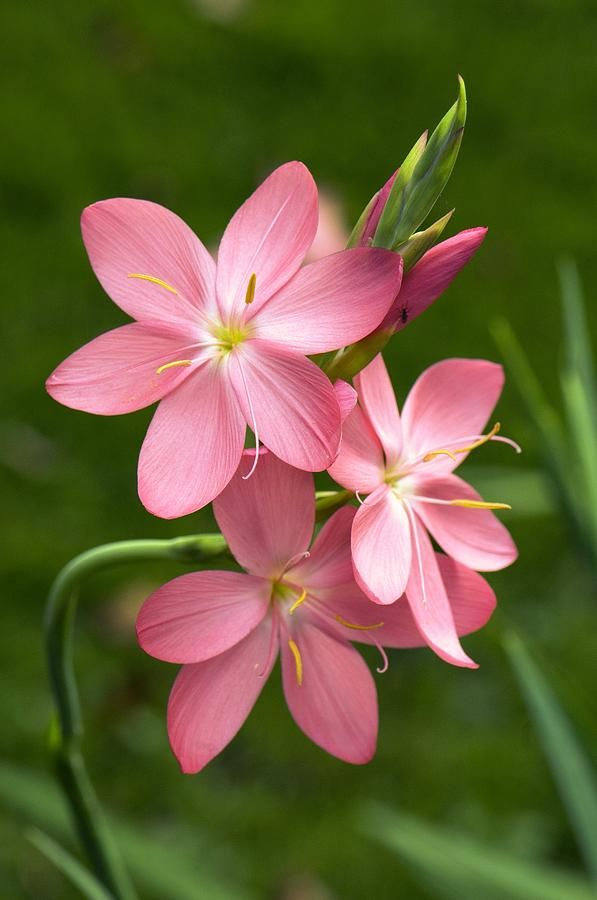
#> input picture images/flowers.jpg, 597 x 900 px, found by its file name
$ jupyter execute GLCM.ipynb
#> lines starting #> are read from the running program, lines starting #| are printed output that depends on the picture
[cell 1]
import cv2
import numpy as np

# Function to compute the Gray Level Co-occurrence Matrix (GLCM)
def glcm(angle, image):
    rows = image.shape[0]
    cols = image.shape[1]
    dimension = np.max(image) + 1
    comatrix = np.zeros((dimension, dimension), dtype=np.uint8)

    print("Rows and Columns in co-occurrence matrix = ", dimension, "\n")
    print("Original image :-\n", image, "\n")

    if angle == 0:
        for a in range(0, rows):
            for b in range(0, cols - 1):
                x = image[a][b]
                y = image[a][b + 1]
                comatrix[x][y] += 1

    if angle == 90:
        for a in range(0, cols):
            for b in range(rows - 1, 0, -1):
                x = image[b][a]
                y = image[b - 1][a]
                comatrix[x][y] += 1

    if angle == 45:
        for a in range(0, rows):
            for b in range(0, cols):
                if a - 1 >= 0 and b + 1 < cols:
                    x = image[a][b]
                    y = image[a - 1][b + 1]
                    comatrix[x][y] += 1

    if angle == 135:
        for a in range(0, rows):
            for b in range(0, cols):
                if a - 1 >= 0 and b - 1 >= 0:
                    x = image[a][b]
                    y = image[a - 1][b - 1]
                    comatrix[x][y] += 1

    print("\n", "Final co-occurrence matrix :- \n", comatrix, "\n")
    cv2.imshow('Image', comatrix)
    cv2.waitKey(0)
    cv2.destroyAllWindows()

    return comatrix

# Load the image
apple = cv2.imread(r'.\images\flowers.jpg')
#> apple is the input picture: shape (900, 597, 3); mean B, G, R 56.5, 94.9, 104.3
print(apple)
#> (printed output is left out)
cv2.imshow('Basket', apple)
cv2.waitKey(0)
cv2.destroyAllWindows()

# Convert the image to grayscale
grayApple = cv2.cvtColor(apple, cv2.COLOR_BGR2GRAY)
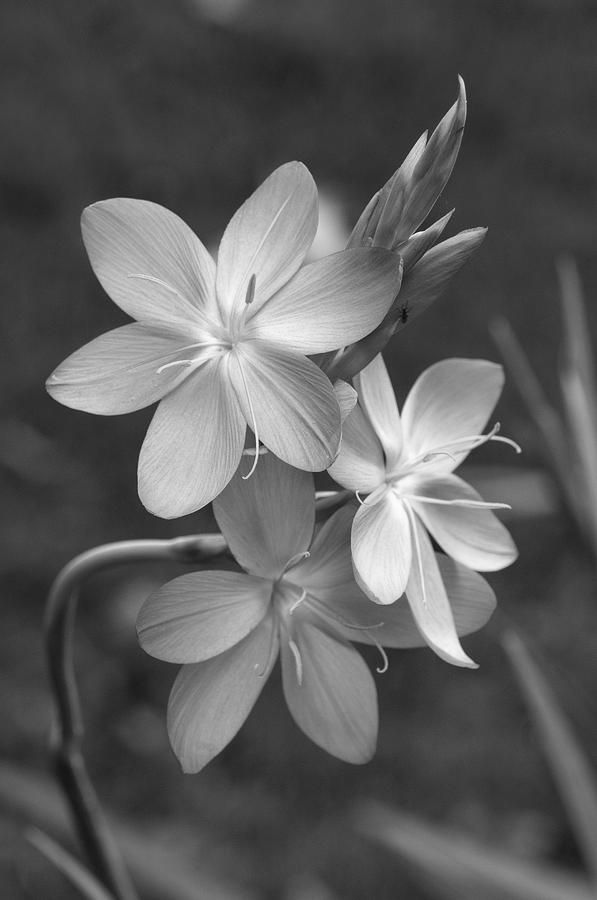
#> grayApple: shape (900, 597); min 7, max 254, mean 93.3
print(grayApple)
#> (printed output is left out)

# Compute GLCM for different angles
zero = glcm(0, grayApple)
#> in glcm, `dimension = np.max(image) + 1`: dimension = 255
#| Rows and Columns in co-occurrence matrix =  255
#> (printed output is left out)
#> after the loop in glcm, `for a in range(0, rows):`:
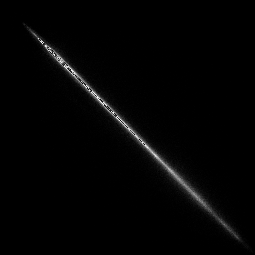
#> comatrix: shape (255, 255); min 0, max 255, mean 3.8
#> (printed output is left out)
ninety = glcm(90, grayApple)
#| Rows and Columns in co-occurrence matrix =  255
#> (printed output is left out)
#> (printed output is left out)
forty5 = glcm(45, grayApple)
#| Rows and Columns in co-occurrence matrix =  255
#> (printed output is left out)
#> (printed output is left out)
one35 = glcm(135, grayApple)
#| Rows and Columns in co-occurrence matrix =  255
#> (printed output is left out)
#> (printed output is left out)

# Flatten each GLCM and concatenate them into a single column vector
zeroFlat = zero.flatten()
ninetyFlat = ninety.flatten()
forty5Flat = forty5.flatten()
one35Flat = one35.flatten()

a = np.concatenate((zeroFlat, ninetyFlat, forty5Flat, one35Flat), axis=0)
a.shape

a = a.reshape((260100, 1))
a.shape

print(a)
#> (printed output is left out)

$ run again, with images/basket.jpg copied over images/flowers.jpg
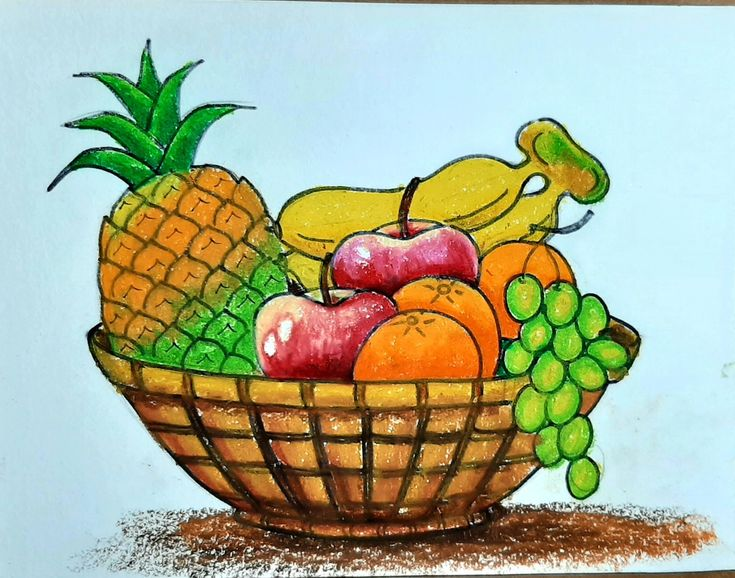
#> input picture images/basket.jpg, 735 x 578 px, found by its file name
#> apple is the input picture: shape (578, 735, 3); mean B, G, R 148.7, 176.4, 169.3
#> (printed output is left out)
#> `grayApple = cv2.cvtColor(apple, cv2.COLOR_BGR2GRAY)`:
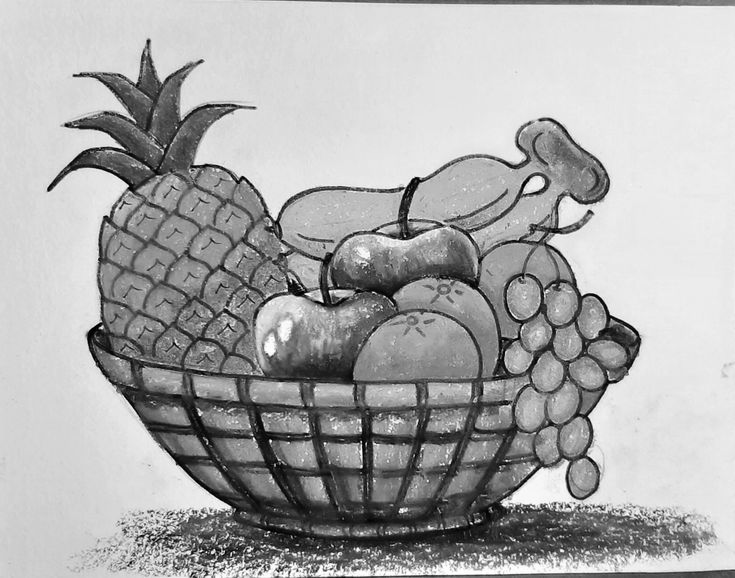
#> grayApple: shape (578, 735); min 0, max 255, mean 171.2
#> (printed output is left out)
#> dimension = 256
#| Rows and Columns in co-occurrence matrix =  256
#> (printed output is left out)
#> after the loop in glcm, `for a in range(0, rows):`:
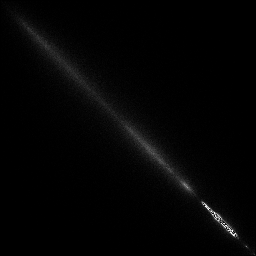
#> comatrix: shape (256, 256); min 0, max 255, mean 3.9
#> (printed output is left out)
#| Rows and Columns in co-occurrence matrix =  256
#> (printed output is left out)
#> (printed output is left out)
#| Rows and Columns in co-occurrence matrix =  256
#> (printed output is left out)
#> (printed output is left out)
#| Rows and Columns in co-occurrence matrix =  256
#> (printed output is left out)
#> (printed output is left out)

$ run again, with images/bird.jpg copied over images/flowers.jpg
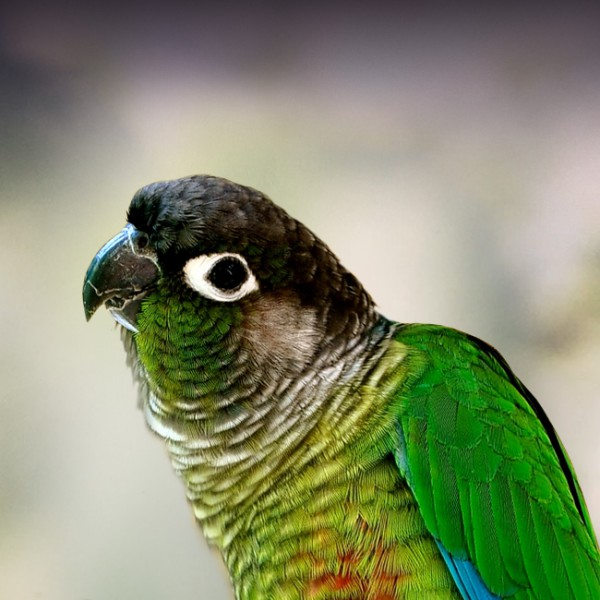
#> input picture images/bird.jpg, 600 x 600 px, found by its file name
#> apple is the input picture: shape (600, 600, 3); mean B, G, R 109.6, 139.6, 132
#> (printed output is left out)
#> `grayApple = cv2.cvtColor(apple, cv2.COLOR_BGR2GRAY)`:
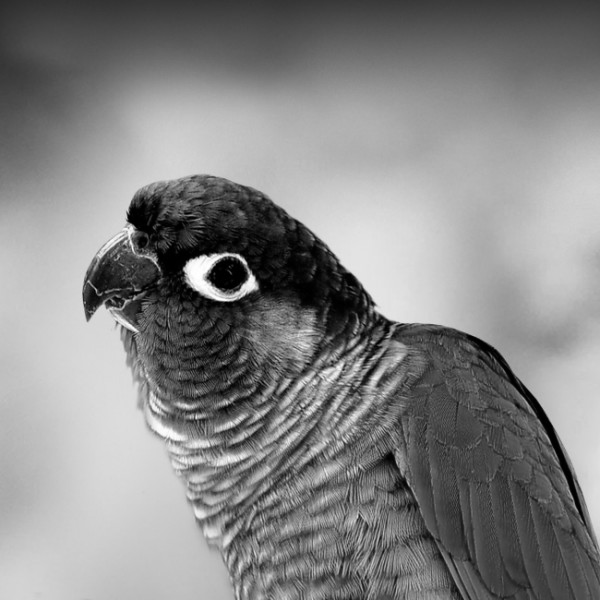
#> grayApple: shape (600, 600); min 0, max 255, mean 133.9
#> (printed output is left out)
#> dimension = 256
#| Rows and Columns in co-occurrence matrix =  256
#> (printed output is left out)
#> after the loop in glcm, `for a in range(0, rows):`:
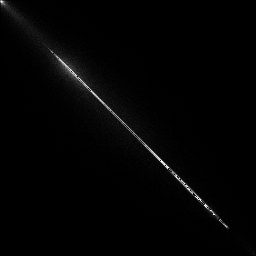
#> comatrix: shape (256, 256); min 0, max 255, mean 3.3
#> (printed output is left out)
#| Rows and Columns in co-occurrence matrix =  256
#> (printed output is left out)
#> (printed output is left out)
#| Rows and Columns in co-occurrence matrix =  256
#> (printed output is left out)
#> (printed output is left out)
#| Rows and Columns in co-occurrence matrix =  256
#> (printed output is left out)
#> (printed output is left out)

$ run again, with images/eagle.jpg copied over images/flowers.jpg
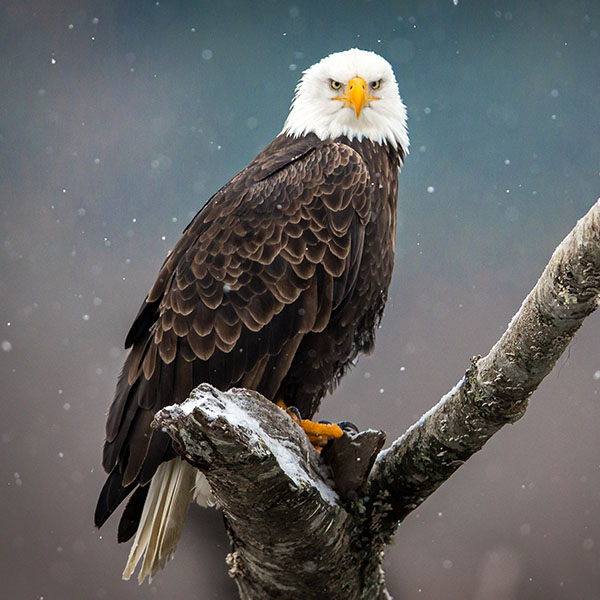
#> input picture images/eagle.jpg, 600 x 600 px, found by its file name
#> apple is the input picture: shape (600, 600, 3); mean B, G, R 97.1, 97.2, 96.6
#> (printed output is left out)
#> `grayApple = cv2.cvtColor(apple, cv2.COLOR_BGR2GRAY)`:
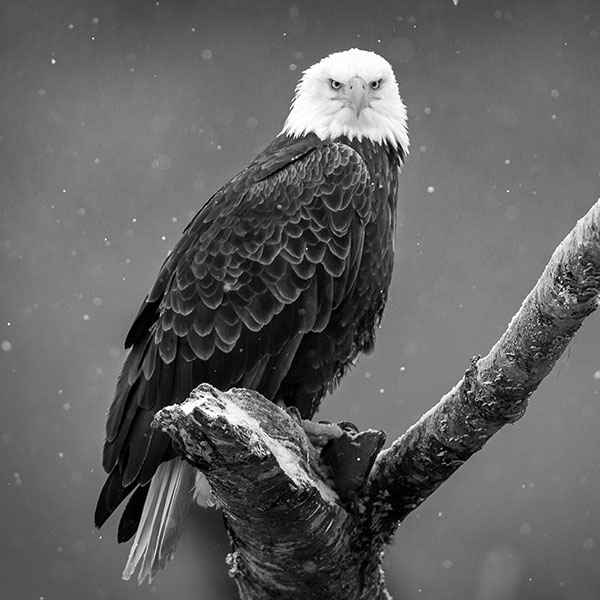
#> grayApple: shape (600, 600); min 0, max 255, mean 97.1
#> (printed output is left out)
#> dimension = 256
#| Rows and Columns in co-occurrence matrix =  256
#> (printed output is left out)
#> after the loop in glcm, `for a in range(0, rows):`:
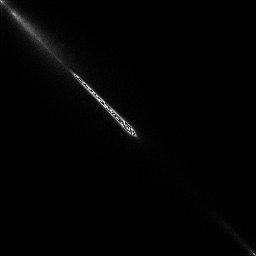
#> comatrix: shape (256, 256); min 0, max 255, mean 3.1
#> (printed output is left out)
#| Rows and Columns in co-occurrence matrix =  256
#> (printed output is left out)
#> (printed output is left out)
#| Rows and Columns in co-occurrence matrix =  256
#> (printed output is left out)
#> (printed output is left out)
#| Rows and Columns in co-occurrence matrix =  256
#> (printed output is left out)
#> (printed output is left out)
